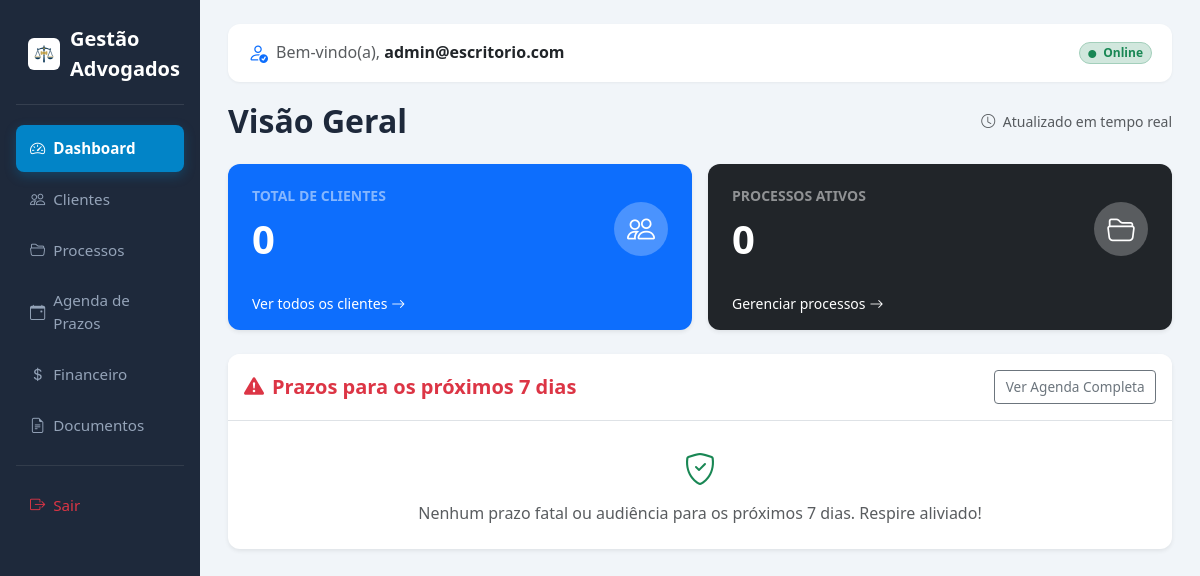
Before: / (signed in) with the older database file.
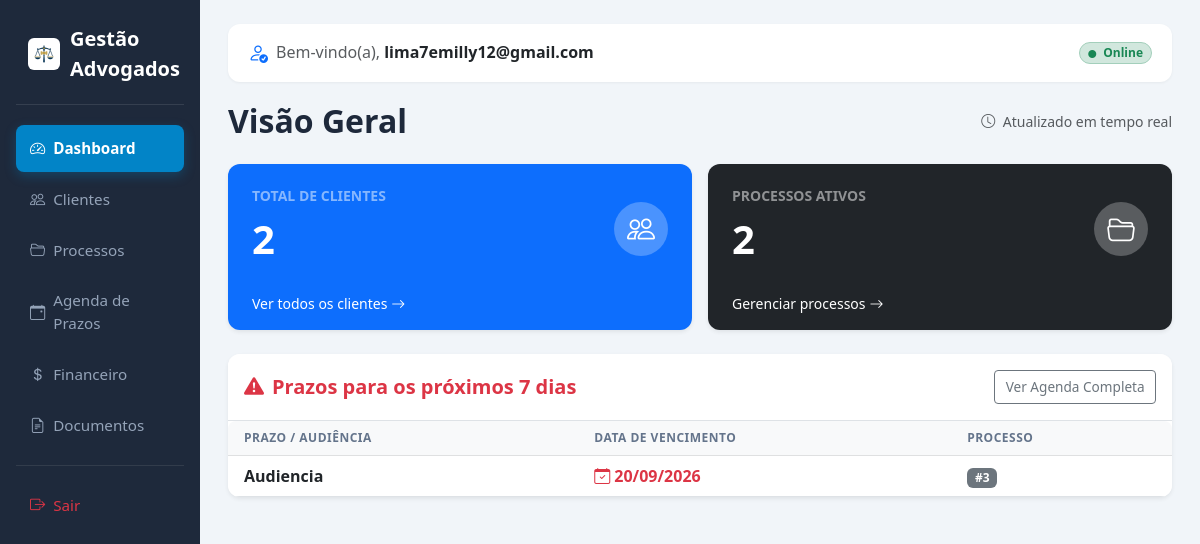
After: the same page with the newer database file.
### tables this page shows
CREATE TABLE prazos (
        id INTEGER PRIMARY KEY AUTOINCREMENT,
        processo_id INTEGER NOT NULL,
        titulo TEXT NOT NULL,
        data_vencimento DATE NOT NULL,
        tipo TEXT, -- audiencia, prazo_fatal
        concluido INTEGER DEFAULT 0, usuario_id INTEGER DEFAULT 1,
        FOREIGN KEY(processo_id) REFERENCES processos(id)
    );

### app/controllers/DashboardController.php (called while the page is built)
<?php
class DashboardController {
    public function index() {
        $pdo = getDB();
        $stmt_cli = $pdo->prepare("SELECT COUNT(*) FROM clientes WHERE usuario_id = ?"); $stmt_cli->execute([$_SESSION["user_id"]]); $clientesCount = $stmt_cli->fetchColumn();
        $stmt_proc = $pdo->prepare("SELECT COUNT(*) FROM processos WHERE usuario_id = ? AND status = 'Ativo'"); $stmt_proc->execute([$_SESSION["user_id"]]); $processosCount = $stmt_proc->fetchColumn();
        $stmt = $pdo->prepare("SELECT * FROM prazos WHERE concluido = 0 AND usuario_id = ? AND data_vencimento BETWEEN date('now') AND date('now', '+7 days') ORDER BY data_vencimento ASC");
        $stmt->execute([$_SESSION["user_id"]]);
        $prazosProximos = $stmt->fetchAll();
        $content = 'app/views/dashboard.php';
        require 'app/views/layout.php';
    }
}

### app/views/dashboard.php (the view)
<div class="d-flex justify-content-between align-items-center mb-4 flex-wrap gap-2">
    <h2 class="mb-0 fw-bold">Visão Geral</h2>
    <span class="text-muted small"><i class="bi bi-clock me-1"></i> Atualizado em tempo real</span>
</div>
<div class="row g-3 mb-4">
    <div class="col-12 col-sm-6">
        <div class="card text-white bg-primary shadow-sm border-0 h-100">
            <div class="card-body d-flex align-items-center justify-content-between p-3 p-md-4">
                <div>
                    <h6 class="card-title text-white-50 text-uppercase fw-semibold mb-1 small">Total de Clientes</h6>
                    <p class="card-text fs-1 fw-bold mb-0"><?= $clientesCount ?></p>
                </div>
                <div class="bg-white bg-opacity-25 rounded-circle p-3 d-flex align-items-center justify-content-center" style="width: 54px; height: 54px;">
                    <i class="bi bi-people fs-3"></i>
                </div>
            </div>
            <div class="card-footer bg-transparent border-0 pt-0 pb-3 px-3 px-md-4">
                <a href="<?= BASE_URL ?>/clientes" class="text-white text-decoration-none small d-flex align-items-center gap-1">
                    Ver todos os clientes <i class="bi bi-arrow-right"></i>
                </a>
            </div>
        </div>
    </div>
    <div class="col-12 col-sm-6">
        <div class="card text-white bg-dark shadow-sm border-0 h-100">
            <div class="card-body d-flex align-items-center justify-content-between p-3 p-md-4">
                <div>
                    <h6 class="card-title text-white-50 text-uppercase fw-semibold mb-1 small">Processos Ativos</h6>
                    <p class="card-text fs-1 fw-bold mb-0"><?= $processosCount ?></p>
                </div>
                <div class="bg-white bg-opacity-25 rounded-circle p-3 d-flex align-items-center justify-content-center" style="width: 54px; height: 54px;">
                    <i class="bi bi-folder2-open fs-3"></i>
                </div>
            </div>
            <div class="card-footer bg-transparent border-0 pt-0 pb-3 px-3 px-md-4">
                <a href="<?= BASE_URL ?>/processos" class="text-white text-decoration-none small d-flex align-items-center gap-1">
                    Gerenciar processos <i class="bi bi-arrow-right"></i>
                </a>
            </div>
        </div>
    </div>
</div>
<div class="card shadow-sm border-0 mb-4">
    <div class="card-header bg-white border-bottom py-3 d-flex align-items-center justify-content-between flex-wrap gap-2">
        <h5 class="text-danger m-0 fw-bold d-flex align-items-center gap-2">
            <i class="bi bi-exclamation-triangle-fill"></i> Prazos para os próximos 7 dias
        </h5>
        <a href="<?= BASE_URL ?>/prazos" class="btn btn-sm btn-outline-secondary">Ver Agenda Completa</a>
    </div>
    <div class="card-body p-0">
        <?php if (count($prazosProximos) > 0): ?>
            <div class="table-responsive">
                <table class="table table-hover align-middle mb-0">
                    <thead class="table-light">
                        <tr>
                            <th class="ps-3">Prazo / Audiência</th>
                            <th>Data de Vencimento</th>
                            <th class="pe-3">Processo</th>
                        </tr>
                    </thead>
                    <tbody>
                        <?php foreach($prazosProximos as $prazo): ?>
                        <tr>
                            <td class="ps-3"><strong><?= htmlspecialchars($prazo['titulo']) ?></strong></td>
                            <td class="text-danger fw-bold"><i class="bi bi-calendar-check me-1"></i><?= date('d/m/Y', strtotime($prazo['data_vencimento'])) ?></td>
                            <td class="pe-3"><span class="badge bg-secondary">#<?= $prazo['processo_id'] ?></span></td>
                        </tr>
                        <?php endforeach; ?>
                    </tbody>
                </table>
            </div>
        <?php else: ?>
            <div class="p-4 text-center text-muted">
                <i class="bi bi-shield-check text-success fs-2 d-block mb-2"></i>
                <p class="mb-0">Nenhum prazo fatal ou audiência para os próximos 7 dias. Respire aliviado!</p>
            </div>
        <?php endif; ?>
    </div>
</div>

### app/views/layout.php (shortened to what the changed rows need)
<?php global $path; if(!isset($path)) $path = '/dashboard'; ?>
<!DOCTYPE html>
<html lang="pt-br">
<head>
    <link href="https://cdn.jsdelivr.net/npm/bootstrap@5.3.0/dist/css/bootstrap.min.css" rel="stylesheet">
    <link href="https://cdn.jsdelivr.net/npm/bootstrap-icons@1.10.5/font/bootstrap-icons.css" rel="stylesheet">
</head>
<body>
<div class="container-fluid">
    <div class="row">
        <div class="col-md-3 col-lg-2 sidebar d-none d-md-block">
            <div class="sidebar-brand">
                <img src="<?= BASE_URL ?>/favicon.jpg?v=1789605784" onerror="this.style.display='none'">
                <span>Gestão Advogados</span>
            </div>
            <a href="<?= BASE_URL ?>/dashboard" class="<?= $path == '/dashboard' || $path == '/' ? 'active' : '' ?>"><i class="bi bi-speedometer2 me-2"></i> Dashboard</a>
            <a href="<?= BASE_URL ?>/clientes" class="<?= strpos($path, '/clientes') === 0 ? 'active' : '' ?>"><i class="bi bi-people me-2"></i> Clientes</a>
            <a href="<?= BASE_URL ?>/processos" class="<?= strpos($path, '/processos') === 0 ? 'active' : '' ?>"><i class="bi bi-folder2-open me-2"></i> Processos</a>
            <a href="<?= BASE_URL ?>/prazos" class="<?= strpos($path, '/prazos') === 0 ? 'active' : '' ?>"><i class="bi bi-calendar-event me-2"></i> Agenda de Prazos</a>
            <a href="<?= BASE_URL ?>/financeiro" class="<?= strpos($path, '/financeiro') === 0 ? 'active' : '' ?>"><i class="bi bi-currency-dollar me-2"></i> Financeiro</a>
            <a href="<?= BASE_URL ?>/documentos" class="<?= strpos($path, '/documentos') === 0 ? 'active' : '' ?>"><i class="bi bi-file-earmark-text me-2"></i> Documentos</a>
            <hr class="border-secondary my-3">
            <a href="<?= BASE_URL ?>/logout" class="text-danger"><i class="bi bi-box-arrow-right me-2"></i> Sair</a>
        </div>
        <div class="col-md-9 col-lg-10 content">
            <div class="d-flex justify-content-between align-items-center navbar-top flex-wrap gap-2">
                <div class="d-flex align-items-center gap-2 text-truncate" style="max-width: 80%;">
                    <i class="bi bi-person-check text-primary fs-5"></i>
                    <h6 class="m-0 text-muted text-truncate">Bem-vindo(a), <strong class="text-dark"><?= htmlspecialchars($_SESSION['email'] ?? '') ?></strong></h6>
                </div>
                <span class="badge bg-success-subtle text-success border border-success-subtle px-2 py-1 rounded-pill">
                    <i class="bi bi-circle-fill me-1" style="font-size: 0.5rem; vertical-align: middle;"></i> Online
                </span>
            </div>
            <?php if (isset($content)) require $content; ?>
        </div>
    </div>
</div>
</body>
</html>

Changed rows visible on the page:
added prazos: titulo "Audiencia", data_vencimento "20/09/2026", processo "3"
Other visible differences:
$_SESSION['email']: "admin@escritorio.com" → "lima7emilly12@gmail.com"
$clientesCount: "0" → "2"
$processosCount: "0" → "2"
text no longer shown: "Nenhum prazo fatal ou audiência para os próximos 7 dias. Respire aliviado!"
text now shown: "PRAZO / AUDIÊNCIA DATA DE VENCIMENTO PROCESSO"
